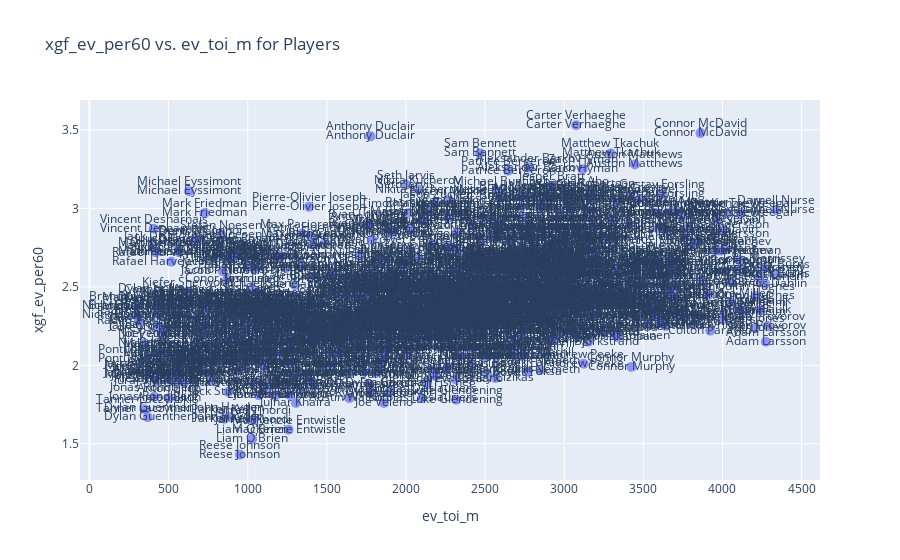

Here is the notebook cell this chart was saved with:
### Code cell
import pandas as pd
import plotly.express as px

metric = 'xgf_ev_per60' 
toi = 'ev_toi_m'

df_viz = df
df_viz = df_viz.dropna(subset=[toi, metric])  # Drop rows with missing values in these columns

# Create an interactive scatter plot using Plotly
fig = px.scatter(df_viz, x=toi, y=metric, text='player_name', labels={toi: f'{toi}', metric: f'{metric}'},
                 title=f'{metric} vs. {toi} for Players')

# Customize the appearance
fig.update_traces(marker=dict(size=10, opacity=0.7))

# Add data labels for each point
fig.update_layout(annotations=[dict(x=df_viz[toi].iloc[i], 
                                    y=df_viz[metric].iloc[i], 
                                    text=df_viz['player_name'].iloc[i], 
                                    showarrow=False, 
                                    xanchor='center', 
                                    yanchor='bottom') for i in range(len(df_viz))])

# Show the interactive plot
fig.show()
